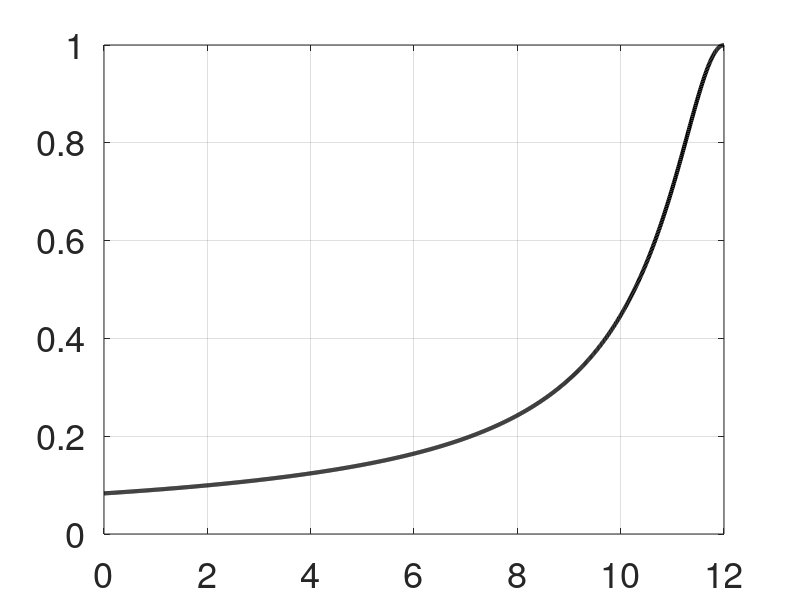
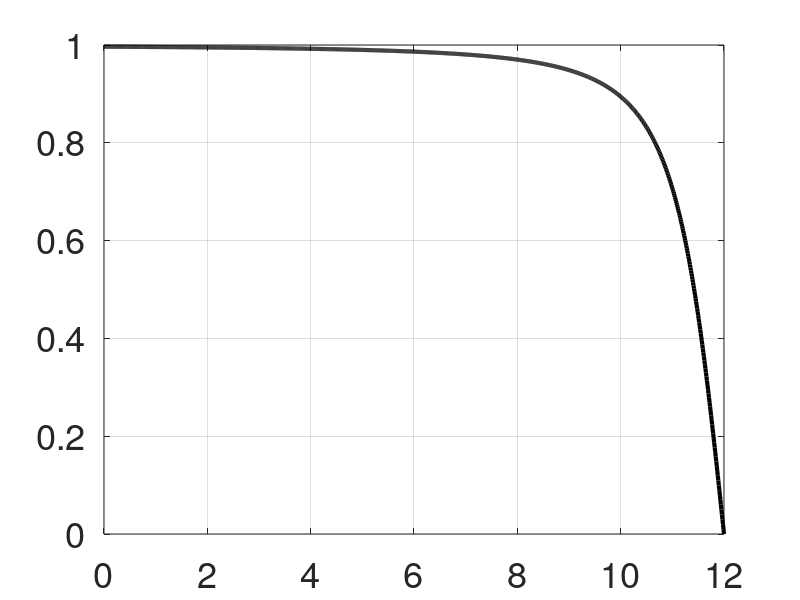
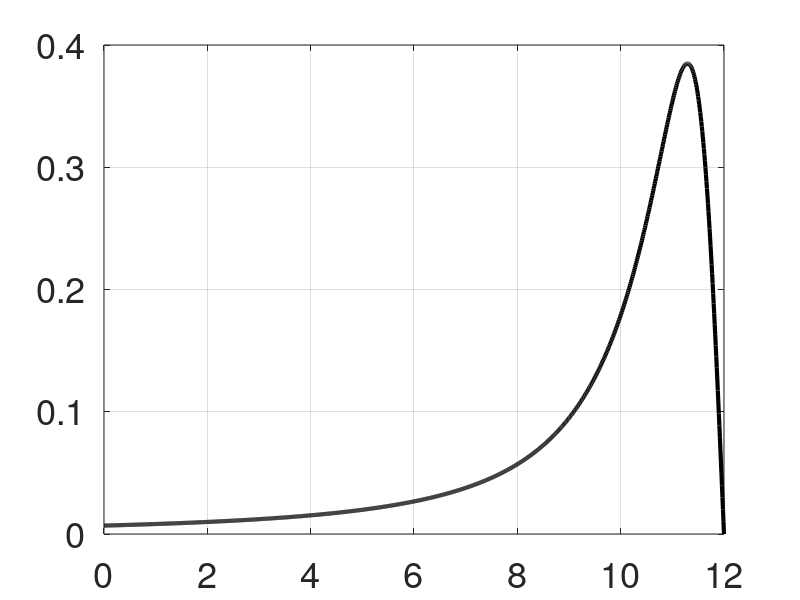
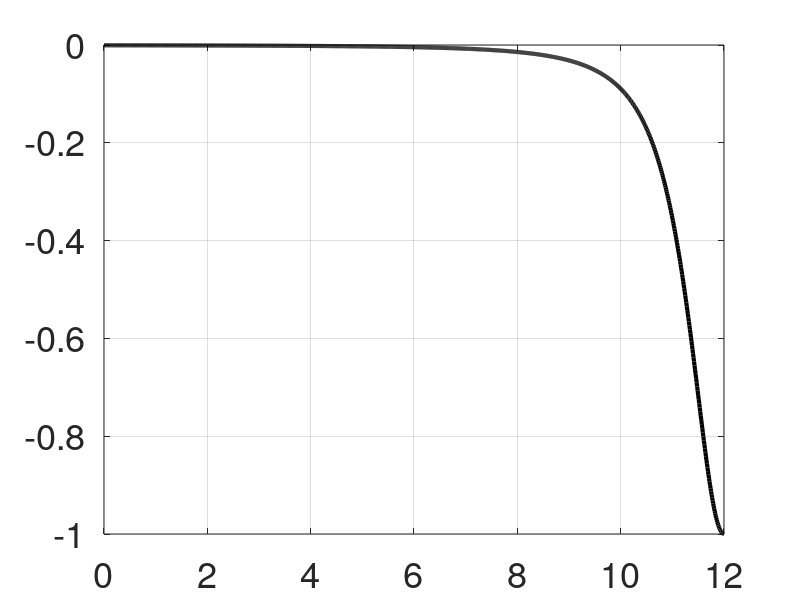

Reproduce these figures in MATLAB, in order. (Note: this script raises an error after producing the figures.)
clear all
close all

bebotFolder = fullfile(pwd, '..', 'BeBOT');
addpath(bebotFolder);

%% Define the following functions
T = 12;
u1 = @(t) 1./(sqrt(1+(T-t).^2));
u2 = @(t) (T-t)./(sqrt(1+(T-t).^2));
% Plot the functions in [0,T]
t = 0:0.01:T;
figure(1)
plot(t,u1(t),'LineWidth',3,'Color','k'); hold on
set(gca,'fontsize', 26);
grid on
figure(2)
plot(t,u2(t),'Linewidth',3,'Color','k'); hold on
grid on
set(gca,'fontsize', 26);

% Their derivatives are
u1dot = @(t) (T-t)./((T-t).^2+1).^(3/2);
u2dot = @(t) -1./(T^2-2*T*t+t.^2+1).^(3/2);
% Plot the derivatives in [0,T]
figure(3)
plot(t,u1dot(t),'Linewidth',3,'Color','k'); hold on
set(gca,'fontsize', 26);
grid on
figure(4)
plot(t,u2dot(t),'Linewidth',3,'Color','k'); hold on
set(gca,'fontsize', 26);
grid on





%% Approximation at LGL nodes
N = 10;
[t_nodes,w,Dm] = LGL_PS(N,T);
u1_nodes = u1(t_nodes);
u2_nodes = u2(t_nodes);

figure(1)
plot(t_nodes,u1_nodes,'o','Color','g','LineWidth',3);

figure(2)
plot(t_nodes,u2_nodes,'o','Color','g','LineWidth',3);

u1_N = LagrangePoly(u1_nodes,t_nodes,t);
u2_N = LagrangePoly(u2_nodes,t_nodes,t);

figure(1)
plot(t,u1_N,'Color','g','LineWidth',3);

figure(2)
plot(t,u2_N,'Color','g','LineWidth',3);



%% Approximate the derivative

u1dot_nodes = u1_nodes*Dm;
u2dot_nodes = u2_nodes*Dm;

figure(3)
plot(t_nodes,u1dot_nodes,'o','Color','g','LineWidth',3);

figure(4)
plot(t_nodes,u2dot_nodes,'o','Color','g','LineWidth',3);

u1dot_N = LagrangePoly(u1dot_nodes,t_nodes,t);
u2dot_N = LagrangePoly(u2dot_nodes,t_nodes,t);

figure(3)
plot(t,u1dot_N,'Color','g','LineWidth',3);

figure(4)
plot(t,u2dot_N,'Color','g','LineWidth',3);

